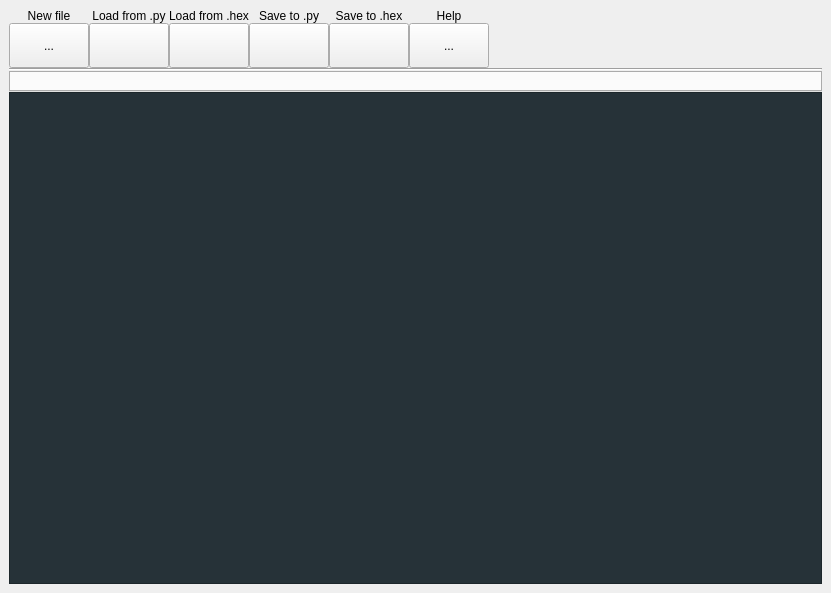
<?xml version="1.0" encoding="UTF-8"?>
<ui version="4.0">
 <class>MainWindow</class>
 <widget class="QMainWindow" name="MainWindow">
  <property name="geometry">
   <rect>
    <x>0</x>
    <y>0</y>
    <width>831</width>
    <height>593</height>
   </rect>
  </property>
  <property name="windowTitle">
   <string>Micro:bit Python3 IDE</string>
  </property>
  <property name="windowIcon">
   <iconset>
    <normaloff>:/icons/icons/python.ico</normaloff>:/icons/icons/python.ico</iconset>
  </property>
  <property name="styleSheet">
   <string notr="true"/>
  </property>
  <widget class="QWidget" name="centralwidget">
   <layout class="QGridLayout" name="gridLayout_2">
    <item row="0" column="0">
     <layout class="QVBoxLayout" name="verticalLayout">
      <property name="spacing">
       <number>0</number>
      </property>
      <item>
       <layout class="QGridLayout" name="gridLayout">
        <item row="2" column="1">
         <widget class="QToolButton" name="load_py_btn">
          <property name="minimumSize">
           <size>
            <width>80</width>
            <height>45</height>
           </size>
          </property>
          <property name="styleSheet">
           <string notr="true"/>
          </property>
          <property name="text">
           <string/>
          </property>
          <property name="icon">
           <iconset resource="app_ui_res.qrc">
            <normaloff>:/Icons/icons/folder.svg</normaloff>:/Icons/icons/folder.svg</iconset>
          </property>
         </widget>
        </item>
        <item row="2" column="8">
         <spacer name="horizontalSpacer">
          <property name="orientation">
           <enum>Qt::Horizontal</enum>
          </property>
          <property name="sizeHint" stdset="0">
           <size>
            <width>40</width>
            <height>20</height>
           </size>
          </property>
         </spacer>
        </item>
        <item row="2" column="2">
         <widget class="QToolButton" name="load_hex_btn">
          <property name="minimumSize">
           <size>
            <width>80</width>
            <height>45</height>
           </size>
          </property>
          <property name="text">
           <string/>
          </property>
          <property name="icon">
           <iconset resource="app_ui_res.qrc">
            <normaloff>:/Icons/icons/folder.svg</normaloff>:/Icons/icons/folder.svg</iconset>
          </property>
          <property name="toolButtonStyle">
           <enum>Qt::ToolButtonIconOnly</enum>
          </property>
         </widget>
        </item>
        <item row="0" column="1">
         <widget class="QLabel" name="load_py_label">
          <property name="text">
           <string>Load from .py</string>
          </property>
          <property name="alignment">
           <set>Qt::AlignCenter</set>
          </property>
         </widget>
        </item>
        <item row="2" column="5">
         <widget class="QToolButton" name="save_py_btn">
          <property name="minimumSize">
           <size>
            <width>80</width>
            <height>45</height>
           </size>
          </property>
          <property name="text">
           <string/>
          </property>
          <property name="icon">
           <iconset resource="app_ui_res.qrc">
            <normaloff>:/Icons/icons/save.svg</normaloff>:/Icons/icons/save.svg</iconset>
          </property>
         </widget>
        </item>
        <item row="0" column="2">
         <widget class="QLabel" name="load_hex_label">
          <property name="text">
           <string>Load from .hex</string>
          </property>
          <property name="alignment">
           <set>Qt::AlignCenter</set>
          </property>
         </widget>
        </item>
        <item row="2" column="6">
         <widget class="QToolButton" name="save_hex_btn">
          <property name="minimumSize">
           <size>
            <width>80</width>
            <height>45</height>
           </size>
          </property>
          <property name="text">
           <string/>
          </property>
          <property name="icon">
           <iconset resource="app_ui_res.qrc">
            <normaloff>:/Icons/icons/save.svg</normaloff>:/Icons/icons/save.svg</iconset>
          </property>
         </widget>
        </item>
        <item row="2" column="0">
         <widget class="QToolButton" name="new_file_btn">
          <property name="minimumSize">
           <size>
            <width>80</width>
            <height>45</height>
           </size>
          </property>
          <property name="text">
           <string>...</string>
          </property>
          <property name="icon">
           <iconset resource="app_ui_res.qrc">
            <normaloff>:/Icons/icons/file-plus.svg</normaloff>:/Icons/icons/file-plus.svg</iconset>
          </property>
         </widget>
        </item>
        <item row="0" column="6">
         <widget class="QLabel" name="save_hex_label">
          <property name="text">
           <string>Save to .hex</string>
          </property>
          <property name="alignment">
           <set>Qt::AlignCenter</set>
          </property>
         </widget>
        </item>
        <item row="0" column="5">
         <widget class="QLabel" name="save_py_label">
          <property name="text">
           <string>Save to .py</string>
          </property>
          <property name="alignment">
           <set>Qt::AlignCenter</set>
          </property>
         </widget>
        </item>
        <item row="0" column="0">
         <widget class="QLabel" name="new_file_label">
          <property name="text">
           <string>New file</string>
          </property>
          <property name="alignment">
           <set>Qt::AlignCenter</set>
          </property>
         </widget>
        </item>
        <item row="0" column="7">
         <widget class="QLabel" name="help_label">
          <property name="text">
           <string>Help</string>
          </property>
          <property name="alignment">
           <set>Qt::AlignCenter</set>
          </property>
         </widget>
        </item>
        <item row="2" column="7">
         <widget class="QToolButton" name="help_btn">
          <property name="minimumSize">
           <size>
            <width>80</width>
            <height>45</height>
           </size>
          </property>
          <property name="text">
           <string>...</string>
          </property>
          <property name="icon">
           <iconset resource="app_ui_res.qrc">
            <normaloff>:/Icons/icons/help-circle.svg</normaloff>:/Icons/icons/help-circle.svg</iconset>
          </property>
         </widget>
        </item>
       </layout>
      </item>
      <item>
       <widget class="Line" name="line">
        <property name="orientation">
         <enum>Qt::Horizontal</enum>
        </property>
       </widget>
      </item>
      <item>
       <widget class="QTabWidget" name="editor_tabs">
        <property name="maximumSize">
         <size>
          <width>16777215</width>
          <height>21</height>
         </size>
        </property>
        <property name="tabPosition">
         <enum>QTabWidget::North</enum>
        </property>
        <property name="tabShape">
         <enum>QTabWidget::Rounded</enum>
        </property>
        <property name="currentIndex">
         <number>-1</number>
        </property>
        <property name="elideMode">
         <enum>Qt::ElideRight</enum>
        </property>
        <property name="tabsClosable">
         <bool>true</bool>
        </property>
        <property name="movable">
         <bool>false</bool>
        </property>
        <property name="tabBarAutoHide">
         <bool>false</bool>
        </property>
       </widget>
      </item>
      <item>
       <widget class="QPlainTextEdit" name="main_editor">
        <property name="minimumSize">
         <size>
          <width>0</width>
          <height>0</height>
         </size>
        </property>
        <property name="styleSheet">
         <string notr="true">background-color: rgb(38,50,56); color: white;</string>
        </property>
        <property name="lineWrapMode">
         <enum>QPlainTextEdit::NoWrap</enum>
        </property>
        <property name="tabStopWidth">
         <number>40</number>
        </property>
       </widget>
      </item>
     </layout>
    </item>
   </layout>
  </widget>
  <action name="action">
   <property name="text">
    <string>Load (.py or .hex)</string>
   </property>
  </action>
  <action name="actionSave">
   <property name="text">
    <string>Save</string>
   </property>
  </action>
  <action name="actionSave_As">
   <property name="text">
    <string>Save As...</string>
   </property>
  </action>
  <action name="actionCompile_To_hex">
   <property name="text">
    <string>Compile To .hex</string>
   </property>
  </action>
  <action name="actionReadme">
   <property name="text">
    <string>Readme</string>
   </property>
  </action>
 </widget>
 <resources>
  <include location="app_ui_res.qrc"/>
 </resources>
 <connections/>
</ui>
